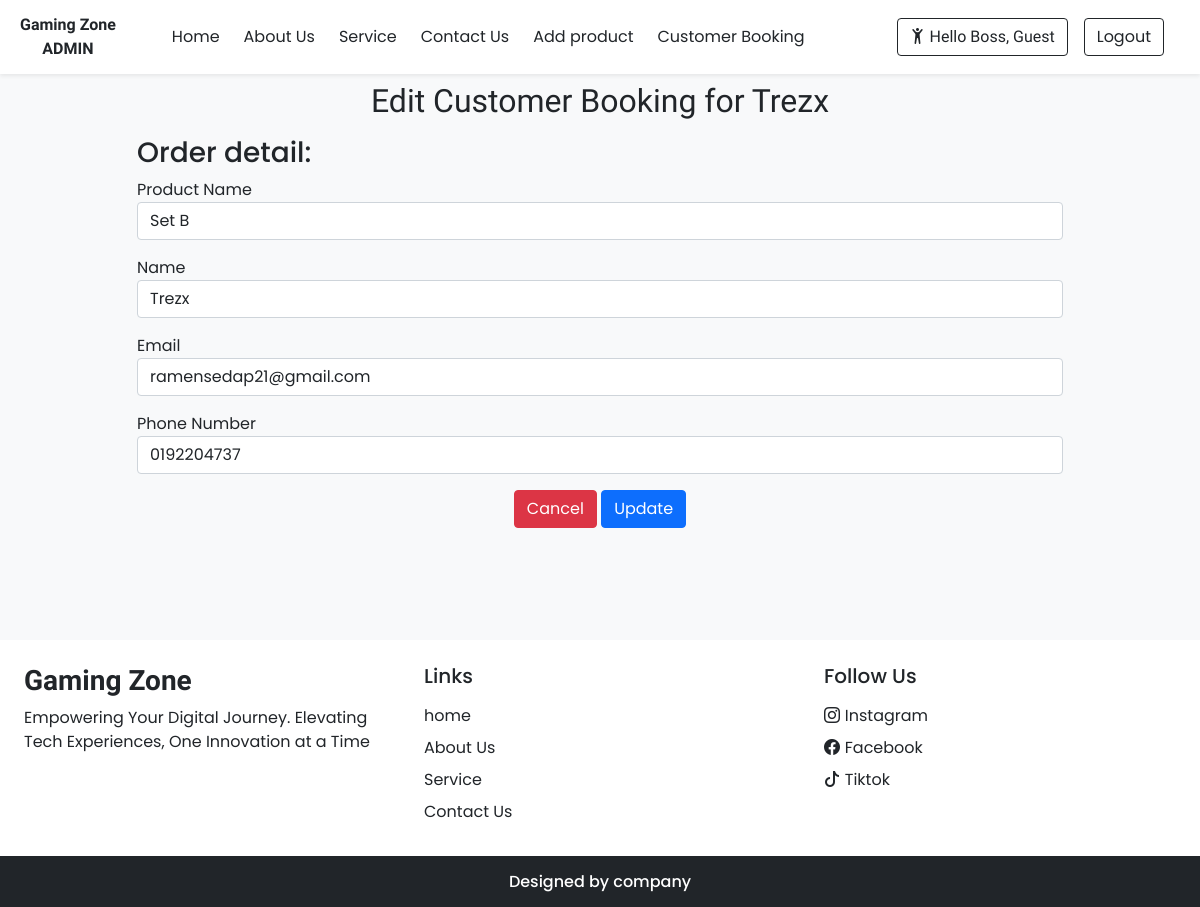
Page /projek/edit.php?id=4 on the committed database.
### tables this page shows
CREATE TABLE `order` (
  `id` int(11) NOT NULL,
  `product` varchar(100) NOT NULL,
  `name` varchar(100) NOT NULL,
  `email` varchar(100) NOT NULL,
  `phone` varchar(100) NOT NULL
);

### projek/edit.php (the view, shortened to what this page needs)
<?php
require 'config.php';
if (isset($_GET['id'])) {
    $id = $_GET['id'];
    $stmt = $conn->prepare("SELECT * FROM `order` WHERE id=?");
    $stmt->bind_param("i", $id);
    $stmt->execute();
    $result = $stmt->get_result();
    if ($row = $result->fetch_assoc()) {
        $product = $row['product'];
        $name = $row['name'];
        $email = $row['email'];
        $phone = $row['phone'];
    } else {
        echo 'No product found!';
        return;
    }
}
?>
<?php require('inc/adminheader.php'); ?>
<!DOCTYPE html>
<html lang="en">
<head>
    <link rel="stylesheet" href="https://cdn.jsdelivr.net/npm/swiper@11/swiper-bundle.min.css"/>
    <?php require('inc/links.php'); ?>
</head>
<body class="bg-light">
<div class="container">
    <div class="row justify-content-center">
        <div class="col-md-10 mb-5">
            <form action="code.php" method="post">
                <h2 class="text-center p-2 h-font">Edit Customer Booking for <?= htmlspecialchars($name ?? ''); ?></h2>
                <h3>Order detail:</h3>
                <div class="mb-3">
                    <label>Product Name</label>
                    <input type="text" name="edit_product" value="<?php echo htmlspecialchars($product ?? ''); ?>" class="form-control" placeholder="Enter Product Name">
                </div>
                <div class="mb-3">
                    <label>Name</label>
                    <input type="text" name="edit_name" value="<?php echo htmlspecialchars($name ?? ''); ?>" class="form-control" placeholder="Enter Name">
                </div>
                <div class="mb-3">
                    <label>Email</label>
                    <input type="email" name="edit_email" value="<?php echo htmlspecialchars($email ?? ''); ?>" class="form-control" placeholder="Enter email">
                </div>
                <div class="mb-3">
                    <label>Phone Number</label>
                    <input type="text" name="edit_phone" value="<?php echo htmlspecialchars($phone ?? ''); ?>" class="form-control" placeholder="Enter Phone Number">
                </div>
                <div class="form-group text-center">
                    <a href="custbooking.php" class="btn btn-danger">Cancel</a>
                    <button type="submit" name="updatebtn" class="btn btn-primary">Update</button>
                </div>
            </form>
        </div>
    </div>
</div>
<?php require('inc/footeradmin.php'); ?>
</body>
</html>

### projek/css/common.css (style rules this page uses)
:root { --teal: #2ec1ac; --teal_hover: #279e8c; }
* { font-family: 'Poppins', sans-serif; }
.h-font { font-family: 'Merienda', cursive; }

### rows in the picture
order: name "Trezx", edit_product "Set B", edit_name "Trezx", edit_email "ramensedap21@gmail.com", edit_phone "0192204737"

### other values in the picture
$_SESSION["name"] "Guest"
